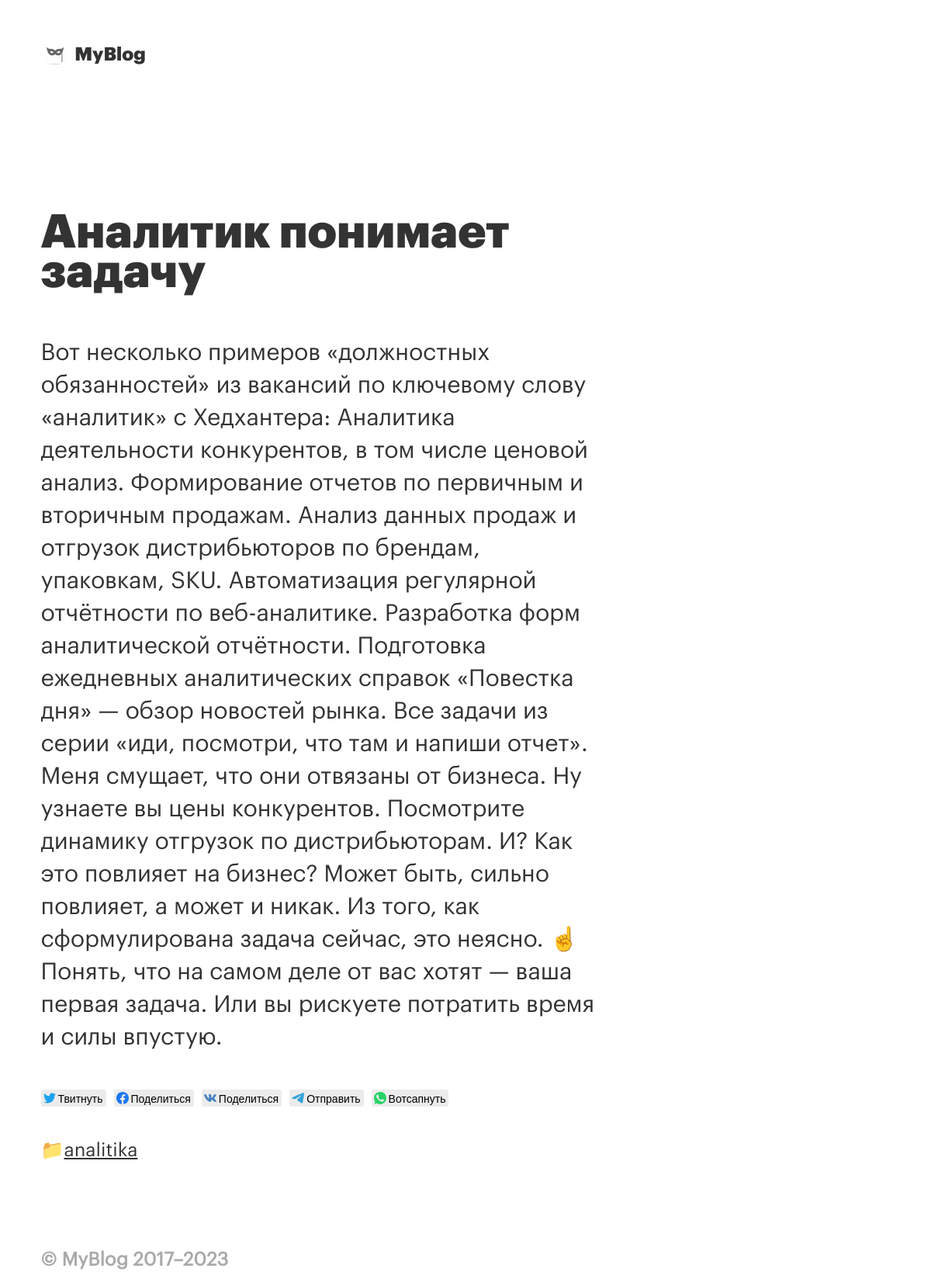
The page /blog/analitika/ on the database its author committed.
### blog/models.py (models this page shows, shortened)
class Article(models.Model):
    title = models.CharField(max_length=255)
    summary = models.TextField()
    full_text = models.TextField()
    category = models.CharField(max_length=255)
    pubdate = models.DateTimeField()
    slug = models.CharField(max_length=255, unique=True)
    og_image = models.ImageField(upload_to='images', null=True)
    def get_category_url(self):
        return reverse('category_page', kwargs={'category': self.category})

### blog/views.py (the view)
# urls.py: path('blog/<slug:slug>/', article_page, name='article_page'),
def article_page(request, slug):
    article = Article.objects.get(slug=slug)
    context = global_context | {'article': article}
    return render(request, 'article_page.html', context)

### blog/templates/article_page.html (shortened to what this page needs)
{% extends 'base.html' %}
{% load static %}
{% load i18n %}
{% block page_header %}
<a href="{% url 'home_page' %}">
    <img src="{% static 'img/avatar.jpg' %}" />
    <span class="author-name">{{ author_name }}</span>
</a>
{% endblock %}
{% block content %}
    <div class="row">
        <div class="col-md-12 col-lg-8">
            <div class="article">
                <h1 class="article-title">{{ article.title | safe }}</h1>
                <div class="article-text">{{ article.full_text | safe }}</div>
                <div class="article-footer">
                    <div class="likely-wrapper">
                        <div class="likely">
                            <div class="twitter">{% translate "Твитнуть" %}</div>
                            <div class="facebook">{% translate "Поделиться" %}</div>
                            <div class="vkontakte">{% translate "Поделиться" %}</div>
                            <div class="telegram">{% translate "Отправить" %}</div>
                            <div class="whatsapp">{% translate "Вотсапнуть" %}</div>
                        </div>
                    </div>
                    📁<a href="{{ article.get_category_url }}">{{ article.category }}</a>
                </div>
            </div>
        </div>
    </div>
{% endblock %}

### blog/static/blog/likely.css (style rules this page uses)
.likely { opacity:0;transition:opacity .1s ease-in }
.likely * { visibility:hidden }
.likely_visible { opacity:1 }
.likely_visible * { visibility:inherit }
.likely { font-size:0!important;font-weight:400;font-family:Helvetica Neue,Arial,sans-serif;text-indent:0!important;-webkit-font-smoothing:antialiased;-moz-osx-font-smoothing:grayscale }
.likely,.likely * { display:inline-block }
.likely__widget { position:relative;white-space:nowrap }
.likely__button,.likely__counter,.likely__icon,.likely__widget { vertical-align:top }
.likely__widget { transition:background .33s ease-out,color .33s ease-out,fill .33s ease-out }
.likely .likely__widget { color:#000;background:hsla(0,0%,91%,.8) }
.likely__widget_facebook { fill:#1877f2 }
.likely__widget_telegram { fill:#35a3dc }
.likely__widget_twitter { fill:#1da1f2 }
.likely__widget_vkontakte { fill:#4680c2 }
.likely__widget_whatsapp { fill:#25d366 }
.likely { margin:0 -5px -10px }
.likely .likely__widget { line-height:20px;font-size:14px;border-radius:3px;height:22px;margin:0 5px 10px }

### blog/static/blog/styles.css (style rules this page uses)
html { position: relative; min-height: 100%; font-size: 18px; }
body { color: #333; font-family: graphik-regular, Arial, Helvetica, sans-serif; margin-bottom: 60px; line-height: 1.4rem; }
h1, h2, h3 { font-family: graphik-black, Arial, Helvetica, sans-serif; line-height: 1.7rem; }
h1 { font-size: 2em; }
.avatar-top a { text-decoration: none; color: #333 }
.avatar-top img { width: 32px; margin-right: .2em; clip-path: circle(15px at center); margin-top: -3px; }
.article { margin-bottom: 3em; }
.article-title { margin-bottom: 1em; }
.article-footer { margin-top: 2em; font-size: .8em; }
.article-footer a { color: #333; text-decoration: none; text-decoration: underline; }
.likely-wrapper { padding-bottom: 1em; display: block; }
@media all and (min-device-width:569px) and (max-device-width: 960px) { html { font-size: 30px; } }

### rows shown on the page
Article: title "Аналитик понимает задачу", full_text "Вот несколько примеров «должностных обязанностей» из вакансий по ключевому слову «аналитик» с Хедхантера: Аналитика деятельности конкурентов, в том числе ценовой анализ. Формирование отчетов по первичным и вторичным продажам. Анализ данных продаж и отгрузок дистрибьюторов по брендам, упаковкам, SKU. Автоматизация регулярной отчётности по веб-аналитике. Разработка форм аналитической отчётности. Подготовка ежедневных аналитических справок «Повестка дня» — обзор новостей рынка. Все задачи из серии «иди, посмотри, что там и напиши отчет». Меня смущает, что они отвязаны от бизнеса. Ну узнаете вы цены конкурентов. Посмотрите динамику отгрузок по дистрибьюторам. И? Как это повлияет на бизнес?…", category "analitika"

### other values the page prints
{{ author_name }} "MyBlog"
